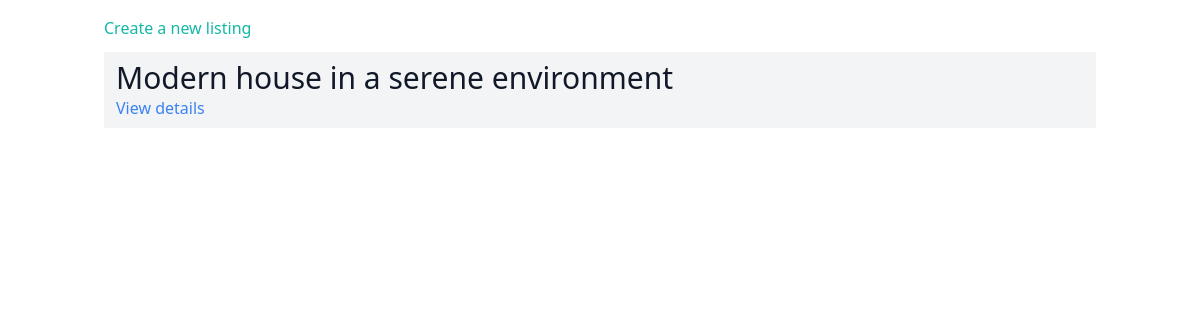
Before: / with the older database file.
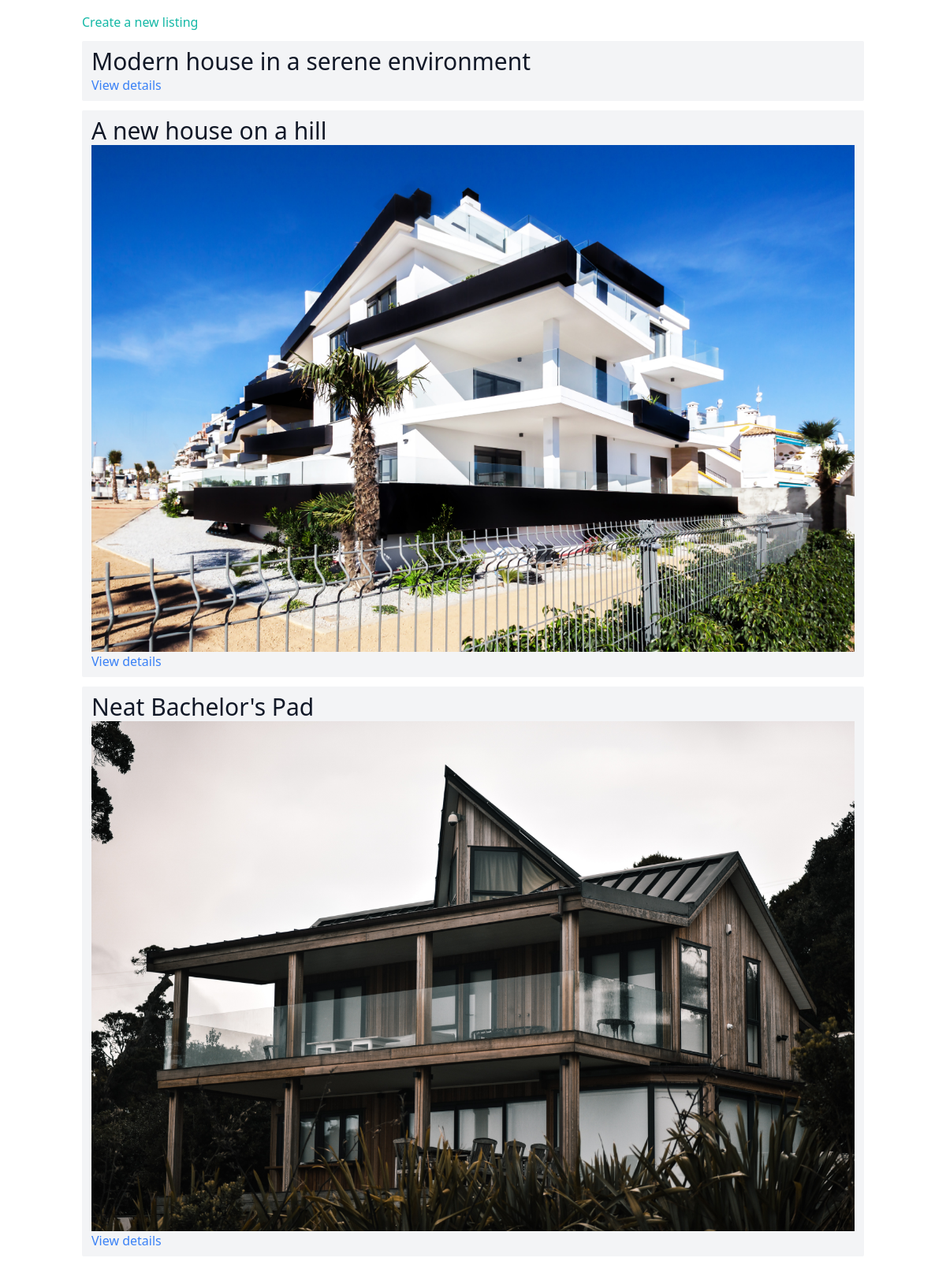
After: the same page with the newer database file.
### listings/models.py (models this page shows, shortened)
class Listing(models.Model):
    title = models.CharField(max_length=150)
    price = models.IntegerField()
    num_bedrooms = models.IntegerField()
    num_bathrooms = models.IntegerField()
    square_footage = models.IntegerField()
    address = models.CharField(max_length=100)
    image = models.ImageField()

### listings/views.py (the view)
# urls.py: path('', listing_list),
def listing_list(request):
    listings = Listing.objects.all()
    context = {
        "listings": listings
    }
    return render(request, "listings.html", context)

### templates/listings.html
{% extends "base.html" %}
{% block content %}
<a href="/add-listing/" class="text-teal-500">Create a new listing</a>
{% for listing in listings %}
<div class="px-3 py-2 bg-gray-100 rounded-sm mt-3">
    <h3 class="text-3xl text-gray-900">{{ listing.title }}</h3>
    <img src="{{ listing.image.url }}" alt="">
    <a href="/listings/{{ listing.id }}" class="text-blue-500">
        View details
    </a>
</div>
{% endfor %}
{% endblock content %}

### templates/base.html (shortened to what this page needs)
<!DOCTYPE html>
<html lang="en">
<head>
    <script src="https://cdn.tailwindcss.com"></script>
</head>
<body>
    <div class="mx-auto max-w-5xl px-4 py-4">
    {% block content%}
    {% endblock content %}
    </div>
</body>
</html>

Changed rows visible on the page:
added Listing: title "A new house on a hill", image (picture)
added Listing: title "Neat Bachelor's Pad", image (picture)
